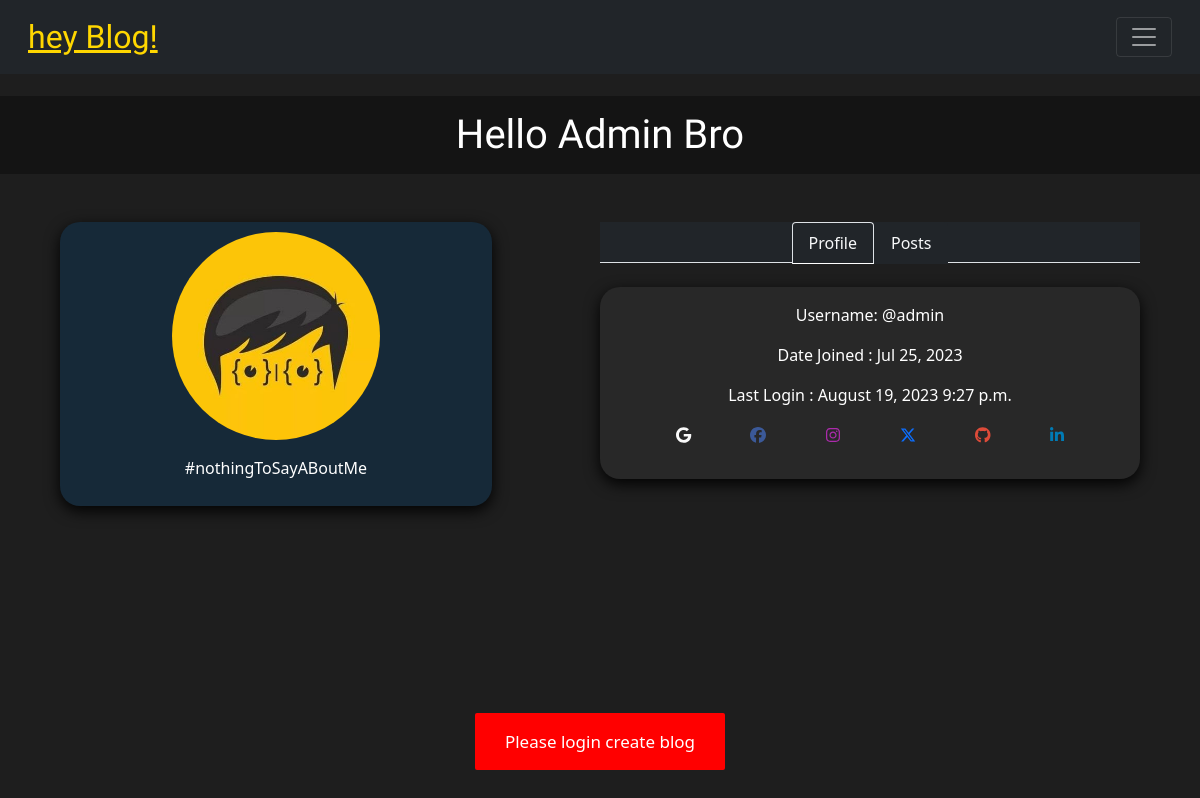
/members/profile/1, run on an earlier commit of the app's database.
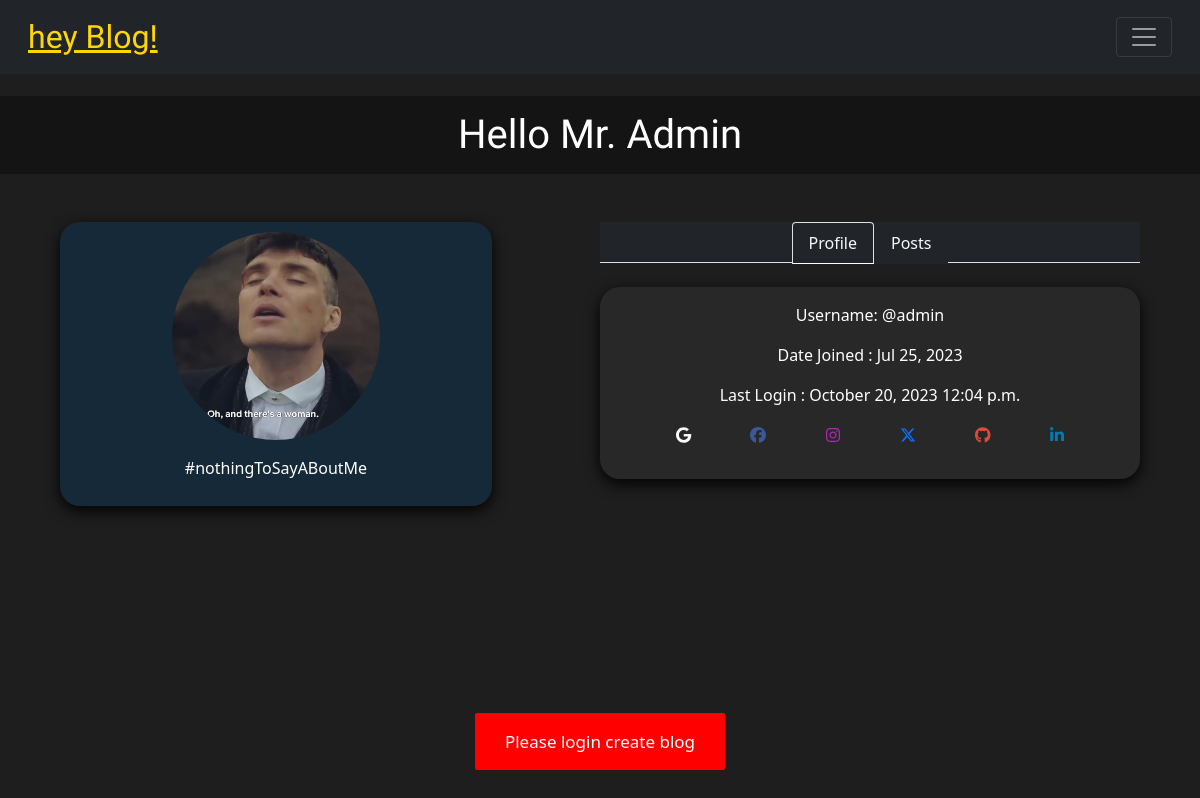
And on a later commit of the database.
### myblog/models.py (models this page shows, shortened)
class Profile(models.Model):
    user = models.OneToOneField(User,null=True,on_delete=models.CASCADE)
    bio = models.TextField()
    profile_pic = models.ImageField(null=True,blank=True,upload_to='images/profile/')
    web_url = models.CharField(max_length=255,null=True,blank=True)
    facebook_url = models.CharField(max_length=255,null=True,blank=True)
    instagram_url = models.CharField(max_length=255,null=True,blank=True)
    twitter_url = models.CharField(max_length=255,null=True,blank=True)
    github_url = models.CharField(max_length=255,null=True,blank=True)
    linkedin_url = models.CharField(max_length=255,null=True,blank=True)

### members/views.py (the view)
# urls.py: path('profile/<int:pk>',ShowProfileView.as_view(),name = 'show_profile'),
class ShowProfileView(generic.DetailView):
    model = Profile
    template_name = 'registration/user_profile.html'
    def get_context_data(self,*args,**kwargs):
        context = super(ShowProfileView,self).get_context_data(*args,**kwargs)
        page_user=get_object_or_404(Profile,id=self.kwargs['pk'])
        posts = Post.objects.filter(author=page_user.user.id).values().order_by('-post_date')
        context['page_user'] = page_user
        context['posts'] = posts
        return context

### members/templates/registration/user_profile.html (shortened to what this page needs)
{%extends 'base.html' %}
{% load static %}
{% block content%}
<br><br><br><br>
<h1 class="blogHead">Hello {{page_user.user.first_name}} {{page_user.user.last_name}}</h1>
<article class="userProfile">
    <div class="userprofileimgbio left" class="bg-primary-subtle">
        <center>
        <figure class="profileImage">
            {% if page_user.profile_pic %}
                <a href="{{page_user.profile_pic.url}}"><img src="{{page_user.profile_pic.url}}" class="rounded-circle" alt="Profile Image"></a>
            {%else%}
                <img src="{%static 'myblog/images/profile.png'%}" class="rounded-circle" alt="Profile Image">
            {%endif%}
            <figcaption>
                {% if page_user.bio%}
                <p  id="profileBio">{{page_user.bio}}</p>
                {%endif%}
            </figcaption>
        </figure>
        </center>
    </div>
<ul class="nav nav-tabs bg-dark text-light justify-content-center profiletab right " id="myTab" role="tablist" >
    <li class="nav-item" role="presentation">
      <button class="nav-link active bg-dark text-light" id="home-tab" data-bs-toggle="tab" data-bs-target="#home" type="button" role="tab" aria-controls="home" aria-selected="true">Profile</button>
    </li>
    <li class="nav-item" role="presentation">
      <button class="nav-link bg-dark text-light" id="profile-tab" data-bs-toggle="tab" data-bs-target="#profile" type="button" role="tab" aria-controls="profile" aria-selected="false">Posts</button>
    </li>
  </ul>
  <div class="tab-content profiletabcontent right" id="myTabContent">
    <div class="tab-pane fade show active " id="home" role="tabpanel" aria-labelledby="home-tab">
        <br>
        <article class="profileContainer">
              <p> Username: @{{page_user.user.username}}</p>
              <p> Date Joined : {{page_user.user.date_joined|date:"M d, Y"}}</p>
              <p> Last Login : {{ page_user.user.last_login|date:"F j, Y g:i a" }}</p>
              <p class="profileUrl">
                {% if page_user.web_url%}
                <a href="{{page_user.web_url}}" target="_blank"><i class="fa-brands fa-google" style="color: #fafafa;"></i></a>
                {%endif%}
                {% if page_user.facebook_url%}
                <a href="{{page_user.facebook_url}}" target="_blank"><i class="fa-brands fa-facebook" style="color: #3b5998;"></i></a>
                {%endif%}
                {% if page_user.instagram_url%}
                <a href="{{page_user.instagram_url}}" target="_blank"><i class="fa-brands fa-instagram" style="color:  #ac2bac;"></i></a>
                {%endif%}
                {% if page_user.twitter_url%}
                <a href="{{page_user.twitter_url}}" target="_blank"><i class="fa-brands fa-x-twitter"></i></a>
                {%endif%}
                {% if page_user.github_url%}
                <a href="{{page_user.github_url}}" target="_blank"><i class="fa-brands fa-github" style="color: #dd4b39;"></i></a>
                {%endif%}
                {% if page_user.linkedin_url%}
                <a href="{{page_user.linkedin_url}}" target="_blank"><i class="fa-brands fa-linkedin-in" style="color: #007bb5"></i></a>
                {%endif%}
                </p>
        </article>
        <br>
    </div>
</article>
    <br>
    <div id="snackbar">Please login create blog</div>
{% endblock %}

What changed in the data, as far as the page shows it:
changed Profile "#nothingToSayABoutMe": user.first_name "Admin" → "Mr."; user.last_name "Bro" → "Admin"; profile_pic: a different picture; user.last_login "August 19, 2023 9:27 p.m." → "October 20, 2023 12:04 p.m."
